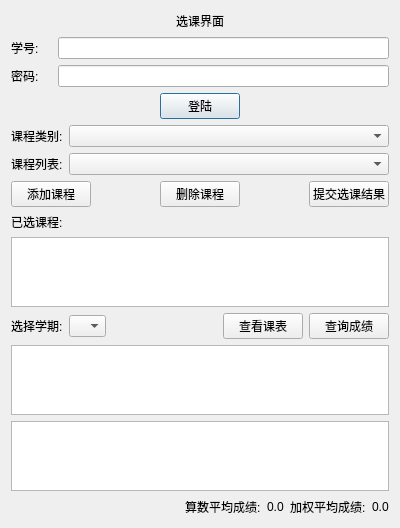
<?xml version="1.0" encoding="UTF-8"?>
<ui version="4.0">
 <class>selectCourse</class>
 <widget class="QDialog" name="selectCourse">
  <property name="geometry">
   <rect>
    <x>0</x>
    <y>0</y>
    <width>400</width>
    <height>430</height>
   </rect>
  </property>
  <property name="windowTitle">
   <string>选课界面</string>
  </property>
  <layout class="QVBoxLayout" name="verticalLayout">
   <item>
    <layout class="QHBoxLayout" name="horizontalLayout_7">
     <item>
      <spacer name="horizontalSpacer_4">
       <property name="orientation">
        <enum>Qt::Horizontal</enum>
       </property>
       <property name="sizeHint" stdset="0">
        <size>
         <width>40</width>
         <height>20</height>
        </size>
       </property>
      </spacer>
     </item>
     <item>
      <widget class="QLabel" name="label_welcome">
       <property name="sizePolicy">
        <sizepolicy hsizetype="Preferred" vsizetype="Fixed">
         <horstretch>0</horstretch>
         <verstretch>0</verstretch>
        </sizepolicy>
       </property>
       <property name="text">
        <string>选课界面</string>
       </property>
      </widget>
     </item>
     <item>
      <spacer name="horizontalSpacer_5">
       <property name="orientation">
        <enum>Qt::Horizontal</enum>
       </property>
       <property name="sizeHint" stdset="0">
        <size>
         <width>40</width>
         <height>20</height>
        </size>
       </property>
      </spacer>
     </item>
    </layout>
   </item>
   <item>
    <layout class="QHBoxLayout" name="horizontalLayout" stretch="1,8">
     <item>
      <widget class="QLabel" name="label_id">
       <property name="text">
        <string>学号:</string>
       </property>
      </widget>
     </item>
     <item>
      <widget class="QLineEdit" name="le_id"/>
     </item>
    </layout>
   </item>
   <item>
    <layout class="QHBoxLayout" name="horizontalLayout_2" stretch="1,8">
     <item>
      <widget class="QLabel" name="label_pwd">
       <property name="text">
        <string>密码:</string>
       </property>
      </widget>
     </item>
     <item>
      <widget class="QLineEdit" name="le_pwd"/>
     </item>
    </layout>
   </item>
   <item>
    <layout class="QHBoxLayout" name="horizontalLayout_5" stretch="6,2,6">
     <item>
      <spacer name="horizontalSpacer">
       <property name="orientation">
        <enum>Qt::Horizontal</enum>
       </property>
       <property name="sizeHint" stdset="0">
        <size>
         <width>40</width>
         <height>20</height>
        </size>
       </property>
      </spacer>
     </item>
     <item>
      <widget class="QPushButton" name="btn_login">
       <property name="text">
        <string>登陆</string>
       </property>
      </widget>
     </item>
     <item>
      <spacer name="horizontalSpacer_2">
       <property name="orientation">
        <enum>Qt::Horizontal</enum>
       </property>
       <property name="sizeHint" stdset="0">
        <size>
         <width>40</width>
         <height>20</height>
        </size>
       </property>
      </spacer>
     </item>
    </layout>
   </item>
   <item>
    <layout class="QHBoxLayout" name="horizontalLayout_6" stretch="1,8">
     <item>
      <widget class="QLabel" name="label_coure_type">
       <property name="text">
        <string>课程类别:</string>
       </property>
      </widget>
     </item>
     <item>
      <widget class="QComboBox" name="cbb_course_type">
       <item>
        <property name="text">
         <string/>
        </property>
       </item>
       <item>
        <property name="text">
         <string>必修理论课程</string>
        </property>
       </item>
       <item>
        <property name="text">
         <string>选修理论课程</string>
        </property>
       </item>
       <item>
        <property name="text">
         <string>实验课程</string>
        </property>
       </item>
       <item>
        <property name="text">
         <string>体育课程</string>
        </property>
       </item>
      </widget>
     </item>
    </layout>
   </item>
   <item>
    <layout class="QHBoxLayout" name="horizontalLayout_4" stretch="1,8">
     <item>
      <widget class="QLabel" name="label_coure_list">
       <property name="text">
        <string>课程列表:</string>
       </property>
      </widget>
     </item>
     <item>
      <widget class="QComboBox" name="cbb_course_list"/>
     </item>
    </layout>
   </item>
   <item>
    <layout class="QHBoxLayout" name="horizontalLayout_3">
     <item>
      <widget class="QPushButton" name="btn_add_course">
       <property name="text">
        <string>添加课程</string>
       </property>
      </widget>
     </item>
     <item>
      <spacer name="horizontalSpacer_3">
       <property name="orientation">
        <enum>Qt::Horizontal</enum>
       </property>
       <property name="sizeHint" stdset="0">
        <size>
         <width>15</width>
         <height>17</height>
        </size>
       </property>
      </spacer>
     </item>
     <item>
      <widget class="QPushButton" name="btn_delete_course">
       <property name="text">
        <string>删除课程</string>
       </property>
      </widget>
     </item>
     <item>
      <spacer name="horizontalSpacer_6">
       <property name="orientation">
        <enum>Qt::Horizontal</enum>
       </property>
       <property name="sizeHint" stdset="0">
        <size>
         <width>40</width>
         <height>20</height>
        </size>
       </property>
      </spacer>
     </item>
     <item>
      <widget class="QPushButton" name="btn_submit">
       <property name="text">
        <string>提交选课结果</string>
       </property>
      </widget>
     </item>
    </layout>
   </item>
   <item>
    <widget class="QLabel" name="label_show_courses">
     <property name="text">
      <string>已选课程:</string>
     </property>
    </widget>
   </item>
   <item>
    <widget class="QTableView" name="tableView"/>
   </item>
   <item>
    <layout class="QHBoxLayout" name="horizontalLayout_8">
     <item>
      <widget class="QLabel" name="label_term">
       <property name="text">
        <string>选择学期:</string>
       </property>
      </widget>
     </item>
     <item>
      <widget class="QComboBox" name="cbb_term">
       <item>
        <property name="text">
         <string/>
        </property>
       </item>
       <item>
        <property name="text">
         <string>1</string>
        </property>
       </item>
       <item>
        <property name="text">
         <string>2</string>
        </property>
       </item>
       <item>
        <property name="text">
         <string>3</string>
        </property>
       </item>
       <item>
        <property name="text">
         <string>4</string>
        </property>
       </item>
       <item>
        <property name="text">
         <string>5</string>
        </property>
       </item>
       <item>
        <property name="text">
         <string>6</string>
        </property>
       </item>
      </widget>
     </item>
     <item>
      <spacer name="horizontalSpacer_8">
       <property name="orientation">
        <enum>Qt::Horizontal</enum>
       </property>
       <property name="sizeHint" stdset="0">
        <size>
         <width>40</width>
         <height>20</height>
        </size>
       </property>
      </spacer>
     </item>
     <item>
      <widget class="QPushButton" name="btn_query">
       <property name="text">
        <string>查看课表</string>
       </property>
      </widget>
     </item>
     <item>
      <widget class="QPushButton" name="btn_query_scores">
       <property name="text">
        <string>查询成绩</string>
       </property>
      </widget>
     </item>
    </layout>
   </item>
   <item>
    <widget class="QTableView" name="tableView_courses"/>
   </item>
   <item>
    <widget class="QTableView" name="tableView_scores"/>
   </item>
   <item>
    <layout class="QHBoxLayout" name="horizontalLayout_10">
     <item>
      <spacer name="horizontalSpacer_9">
       <property name="orientation">
        <enum>Qt::Horizontal</enum>
       </property>
       <property name="sizeHint" stdset="0">
        <size>
         <width>40</width>
         <height>20</height>
        </size>
       </property>
      </spacer>
     </item>
     <item>
      <widget class="QLabel" name="lb_average">
       <property name="text">
        <string>算数平均成绩:</string>
       </property>
      </widget>
     </item>
     <item>
      <widget class="QLabel" name="lb_average_display">
       <property name="text">
        <string>0.0</string>
       </property>
      </widget>
     </item>
     <item>
      <widget class="QLabel" name="label_weighted_average">
       <property name="text">
        <string>加权平均成绩:</string>
       </property>
      </widget>
     </item>
     <item>
      <widget class="QLabel" name="lb_weighted_average_display">
       <property name="text">
        <string>0.0</string>
       </property>
      </widget>
     </item>
    </layout>
   </item>
  </layout>
 </widget>
 <tabstops>
  <tabstop>tableView_courses</tabstop>
  <tabstop>btn_submit</tabstop>
  <tabstop>cbb_term</tabstop>
  <tabstop>tableView_scores</tabstop>
  <tabstop>tableView</tabstop>
  <tabstop>le_id</tabstop>
  <tabstop>le_pwd</tabstop>
  <tabstop>btn_login</tabstop>
  <tabstop>cbb_course_type</tabstop>
  <tabstop>cbb_course_list</tabstop>
  <tabstop>btn_add_course</tabstop>
  <tabstop>btn_delete_course</tabstop>
 </tabstops>
 <resources/>
 <connections/>
</ui>
